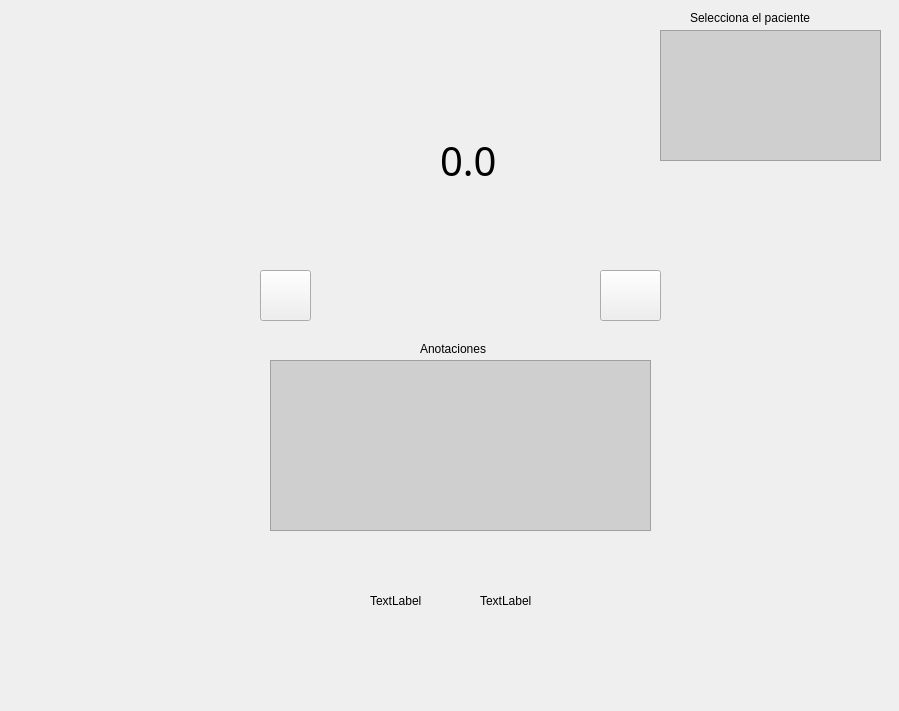
<?xml version="1.0" encoding="UTF-8"?>
<ui version="4.0">
 <class>Form</class>
 <widget class="QWidget" name="Form">
  <property name="geometry">
   <rect>
    <x>0</x>
    <y>0</y>
    <width>899</width>
    <height>711</height>
   </rect>
  </property>
  <property name="windowTitle">
   <string>Form</string>
  </property>
  <property name="whatsThis">
   <string/>
  </property>
  <property name="styleSheet">
   <string notr="true"/>
  </property>
  <widget class="QPushButton" name="startStopSwitchBtn">
   <property name="geometry">
    <rect>
     <x>260</x>
     <y>270</y>
     <width>51</width>
     <height>51</height>
    </rect>
   </property>
   <property name="focusPolicy">
    <enum>Qt::NoFocus</enum>
   </property>
   <property name="whatsThis">
    <string>Play</string>
   </property>
   <property name="text">
    <string/>
   </property>
   <property name="icon">
    <iconset>
     <normaloff>play.png</normaloff>play.png</iconset>
   </property>
   <property name="iconSize">
    <size>
     <width>64</width>
     <height>64</height>
    </size>
   </property>
  </widget>
  <widget class="QPushButton" name="saveLapBtn">
   <property name="enabled">
    <bool>true</bool>
   </property>
   <property name="geometry">
    <rect>
     <x>600</x>
     <y>270</y>
     <width>61</width>
     <height>51</height>
    </rect>
   </property>
   <property name="focusPolicy">
    <enum>Qt::NoFocus</enum>
   </property>
   <property name="whatsThis">
    <string>Guardar vuelta</string>
   </property>
   <property name="text">
    <string/>
   </property>
   <property name="icon">
    <iconset>
     <normaloff>save.png</normaloff>save.png</iconset>
   </property>
   <property name="iconSize">
    <size>
     <width>64</width>
     <height>64</height>
    </size>
   </property>
  </widget>
  <widget class="QListView" name="selectionPatient">
   <property name="geometry">
    <rect>
     <x>660</x>
     <y>30</y>
     <width>221</width>
     <height>131</height>
    </rect>
   </property>
   <property name="styleSheet">
    <string notr="true">background-color: #cfcfcf;</string>
   </property>
  </widget>
  <widget class="QLabel" name="chrono">
   <property name="geometry">
    <rect>
     <x>440</x>
     <y>130</y>
     <width>81</width>
     <height>61</height>
    </rect>
   </property>
   <property name="font">
    <font>
     <family>Ani</family>
     <pointsize>30</pointsize>
     <kerning>true</kerning>
    </font>
   </property>
   <property name="layoutDirection">
    <enum>Qt::LeftToRight</enum>
   </property>
   <property name="text">
    <string>0.0</string>
   </property>
  </widget>
  <widget class="QLabel" name="staticLap">
   <property name="geometry">
    <rect>
     <x>370</x>
     <y>530</y>
     <width>91</width>
     <height>141</height>
    </rect>
   </property>
   <property name="text">
    <string>TextLabel</string>
   </property>
  </widget>
  <widget class="QLabel" name="labelLap">
   <property name="geometry">
    <rect>
     <x>480</x>
     <y>530</y>
     <width>151</width>
     <height>141</height>
    </rect>
   </property>
   <property name="text">
    <string>TextLabel</string>
   </property>
  </widget>
  <widget class="QLabel" name="selectionPatientText">
   <property name="geometry">
    <rect>
     <x>690</x>
     <y>10</y>
     <width>191</width>
     <height>16</height>
    </rect>
   </property>
   <property name="text">
    <string>Selecciona el paciente</string>
   </property>
  </widget>
  <widget class="QPlainTextEdit" name="anotationsText">
   <property name="geometry">
    <rect>
     <x>270</x>
     <y>360</y>
     <width>381</width>
     <height>171</height>
    </rect>
   </property>
   <property name="styleSheet">
    <string notr="true">background-color: #cfcfcf;</string>
   </property>
  </widget>
  <widget class="QLabel" name="label">
   <property name="geometry">
    <rect>
     <x>420</x>
     <y>340</y>
     <width>91</width>
     <height>18</height>
    </rect>
   </property>
   <property name="text">
    <string>Anotaciones</string>
   </property>
  </widget>
 </widget>
 <resources/>
 <connections/>
</ui>
